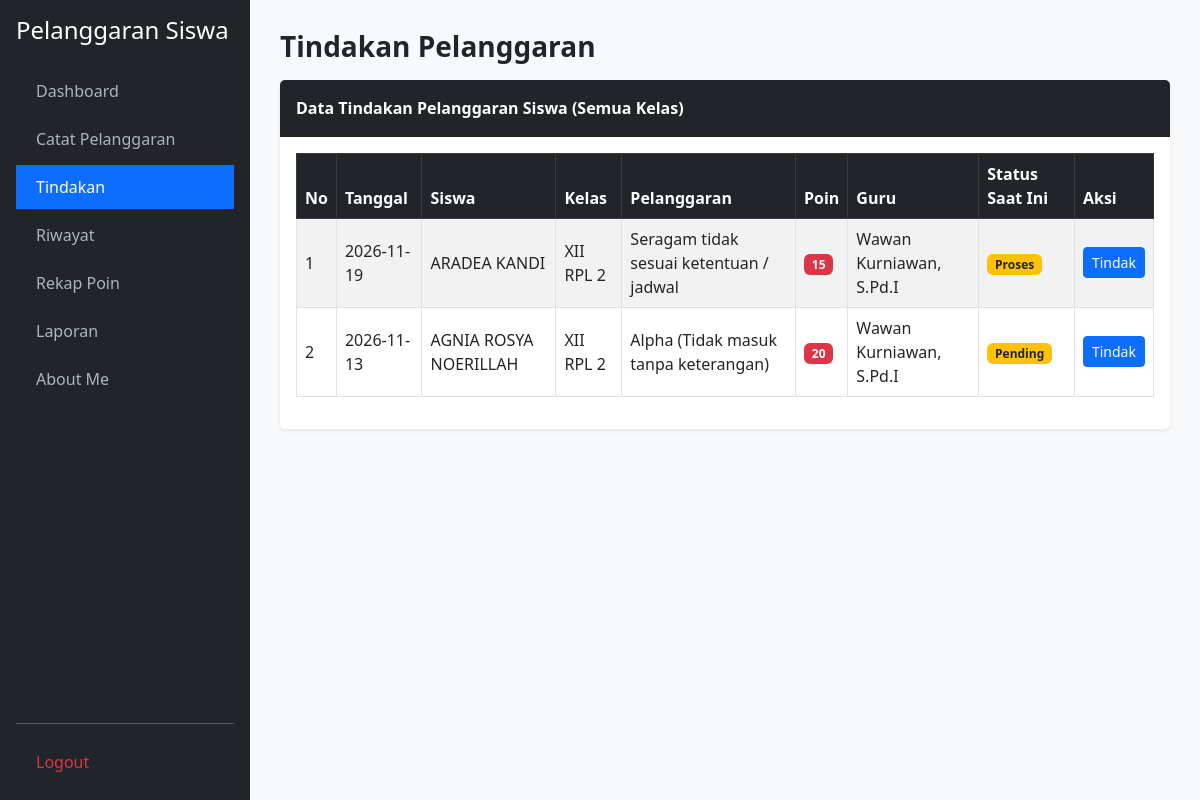
Before: /tindakan.php (signed in) with the older database file.
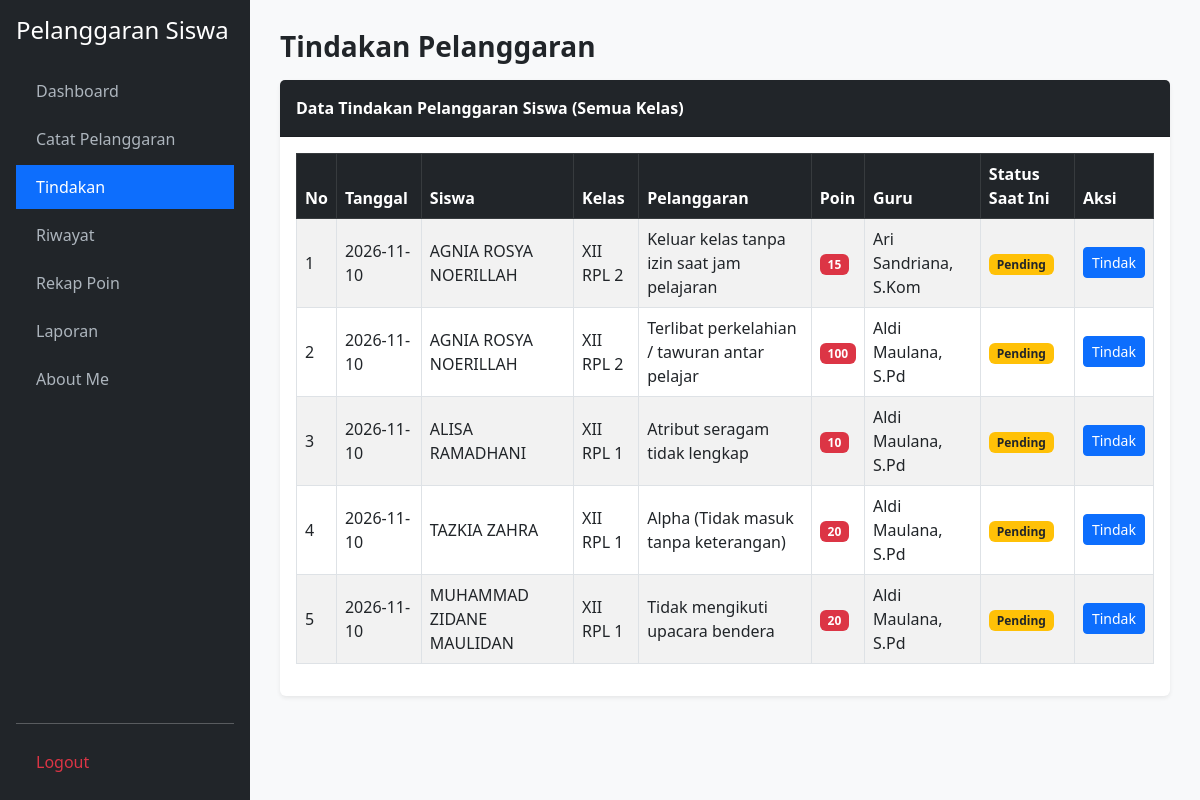
After: the same page with the newer database file.
### tables this page shows
CREATE TABLE `t_pelanggaran_siswa` (
  `id` int(11) NOT NULL,
  `tahun_ajaran_id` int(11) NOT NULL,
  `siswa_id` int(11) NOT NULL,
  `nama_siswa` varchar(150) DEFAULT NULL,
  `kelas_id` int(11) NOT NULL,
  `nama_kelas` varchar(100) DEFAULT NULL,
  `pelanggaran_id` int(11) NOT NULL,
  `nama_pelanggaran` varchar(150) DEFAULT NULL,
  `pelanggaran_kategori_id` int(11) NOT NULL,
  `guru_id` int(11) NOT NULL,
  `nama_guru` varchar(150) DEFAULT NULL,
  `tanggal` date NOT NULL,
  `keterangan` text DEFAULT NULL,
  `poin` int(11) DEFAULT NULL,
  `tindakan` text DEFAULT NULL,
  `status` varchar(30) DEFAULT NULL,
  `created_at` timestamp NULL DEFAULT NULL,
  `updated_at` timestamp NULL DEFAULT NULL
);

CREATE TABLE `t_siswa` (
  `id` int(11) NOT NULL,
  `nis` varchar(30) NOT NULL,
  `nisn` varchar(20) DEFAULT NULL,
  `nama` varchar(150) NOT NULL,
  `jenis_kelamin` char(1) DEFAULT NULL,
  `tanggal_lahir` date DEFAULT NULL,
  `alamat` text DEFAULT NULL,
  `status_aktif` tinyint(1) DEFAULT 1,
  `created_at` timestamp NULL DEFAULT NULL,
  `updated_at` timestamp NULL DEFAULT NULL
);

CREATE TABLE `t_kelas` (
  `id` int(11) NOT NULL,
  `nama` varchar(100) NOT NULL,
  `tingkat` varchar(20) DEFAULT NULL,
  `jurusan` varchar(100) DEFAULT NULL,
  `status_aktif` tinyint(1) DEFAULT 1,
  `created_at` timestamp NULL DEFAULT NULL,
  `updated_at` timestamp NULL DEFAULT NULL
);

CREATE TABLE `t_pelanggaran` (
  `id` int(11) NOT NULL,
  `pelanggaran_kategori_id` int(11) NOT NULL,
  `kode` varchar(30) NOT NULL,
  `nama` varchar(150) NOT NULL,
  `poin` int(11) DEFAULT NULL,
  `deskripsi` text DEFAULT NULL,
  `status_aktif` tinyint(1) DEFAULT 1,
  `created_at` timestamp NULL DEFAULT NULL,
  `updated_at` timestamp NULL DEFAULT NULL
);

CREATE TABLE `t_guru` (
  `id` int(11) NOT NULL,
  `nip` varchar(30) DEFAULT NULL,
  `nama` varchar(150) NOT NULL,
  `email` varchar(150) DEFAULT NULL,
  `status_aktif` tinyint(1) DEFAULT 1,
  `user_id` int(11) DEFAULT NULL,
  `created_at` timestamp NULL DEFAULT NULL,
  `updated_at` timestamp NULL DEFAULT NULL
);

### tindakan.php (the view, shortened to what this page needs)
<?php
require_once 'koneksi.php';
$sql = "SELECT ps.*, s.nama AS nama_siswa, k.nama AS nama_kelas, p.nama AS nama_pelanggaran, g.nama AS nama_guru
        FROM t_pelanggaran_siswa ps
        LEFT JOIN t_siswa s ON ps.siswa_id = s.id
        LEFT JOIN t_kelas k ON ps.kelas_id = k.id
        LEFT JOIN t_pelanggaran p ON ps.pelanggaran_id = p.id
        LEFT JOIN t_guru g ON ps.guru_id = g.id
        WHERE ps.status != 'Selesai'
        ORDER BY ps.tanggal DESC, ps.id DESC";
$data = mysqli_query($koneksi, $sql);
?>
<!DOCTYPE html>
<html lang="id">
<head>
    <link href="https://cdn.jsdelivr.net/npm/bootstrap@5.3.0/dist/css/bootstrap.min.css" rel="stylesheet">
    <link href="https://cdn.datatables.net/2.3.4/css/dataTables.bootstrap5.min.css" rel="stylesheet">
</head>
<body>
<div class="sidebar d-flex flex-column p-3">
    <h4 class="text-white mb-4">Pelanggaran Siswa</h4>
    <ul class="nav nav-pills flex-column mb-auto">
        <li class="nav-item mb-1"><a href="dashboard.php">Dashboard</a></li>
        <li class="nav-item mb-1"><a href="catat_pelanggaran.php">Catat Pelanggaran</a></li>
        <li class="nav-item mb-1"><a href="tindakan.php" class="active">Tindakan</a></li>
        <li class="nav-item mb-1"><a href="riwayat.php">Riwayat</a></li>
        <li class="nav-item mb-1"><a href="rekap_poin.php">Rekap Poin</a></li>
        <li class="nav-item mb-1"><a href="laporan.php">Laporan</a></li>
        <li class="nav-item mb-1"><a href="about_me.php">About Me</a></li>
    </ul>
    <hr>
    <a href="logout.php" class="text-danger">Logout</a>
</div>
<div class="main">
    <h3 class="fw-bold mb-3">Tindakan Pelanggaran</h3>
    <div class="card border-0 shadow-sm">
        <div class="card-header bg-dark text-white py-3 fw-semibold">
            Data Tindakan Pelanggaran Siswa (Semua Kelas)
        </div>
        <div class="card-body">
            <div class="table-responsive">
                <table id="tabelTindakan" class="table table-bordered table-striped align-middle w-100">
                    <thead class="table-dark">
                        <tr>
                            <th>No</th>
                            <th>Tanggal</th>
                            <th>Siswa</th>
                            <th>Kelas</th>
                            <th>Pelanggaran</th>
                            <th>Poin</th>
                            <th>Guru</th>
                            <th>Status Saat Ini</th>
                            <th>Aksi</th>
                        </tr>
                    </thead>
                    <tbody>
                        <?php $no = 1; while ($row = mysqli_fetch_assoc($data)): ?>
                        <tr>
                            <td><?= $no++; ?></td>
                            <td><?= htmlspecialchars($row['tanggal'] ?? ''); ?></td>
                            <td><?= htmlspecialchars($row['nama_siswa'] ?? '-'); ?></td>
                            <td><?= htmlspecialchars($row['nama_kelas'] ?? '-'); ?></td>
                            <td><?= htmlspecialchars($row['nama_pelanggaran'] ?? '-'); ?></td>
                            <td><span class="badge bg-danger"><?= (int)($row['poin'] ?? 0); ?></span></td>
                            <td><?= htmlspecialchars($row['nama_guru'] ?? '-'); ?></td>
                            <td>
                                <span class="badge bg-<?= ($row['status'] === 'Selesai') ? 'success' : 'warning text-dark'; ?>">
                                    <?= htmlspecialchars($row['status'] ?? 'Proses'); ?>
                                </span>
                            </td>
                            <td>
                                <button type="button" class="btn btn-sm btn-primary" data-bs-toggle="modal" data-bs-target="#modalTindak<?= $row['id']; ?>">
                                    Tindak
                                </button>
                            </td>
                        </tr>
                        <?php endwhile; ?>
                    </tbody>
                </table>
            </div>
        </div>
    </div>
</div>
</body>
</html>

Changed rows visible on the page:
no longer on this page (row edited): t_pelanggaran_siswa: tanggal "2026-11-19", siswa.nama "ARADEA KANDI", kelas.nama "XII RPL 2", pelanggaran.nama "Seragam tidak sesuai ketentuan / jadwal", poin "15", guru.nama "Wawan Kurniawan, S.Pd.I", status "Proses"
no longer on this page (row edited): t_pelanggaran_siswa: tanggal "2026-11-13", siswa.nama "AGNIA ROSYA NOERILLAH", kelas.nama "XII RPL 2", pelanggaran.nama "Alpha (Tidak masuk tanpa keterangan)", poin "20", guru.nama "Wawan Kurniawan, S.Pd.I", status "Pending"
added t_pelanggaran_siswa: tanggal "2026-11-10", siswa.nama "AGNIA ROSYA NOERILLAH", kelas.nama "XII RPL 2", pelanggaran.nama "Keluar kelas tanpa izin saat jam pelajaran", poin "15", guru.nama "Ari Sandriana, S.Kom", status "Pending"
added t_pelanggaran_siswa: tanggal "2026-11-10", siswa.nama "AGNIA ROSYA NOERILLAH", kelas.nama "XII RPL 2", pelanggaran.nama "Terlibat perkelahian / tawuran antar pelajar", poin "100", guru.nama "Aldi Maulana, S.Pd", status "Pending"
added t_pelanggaran_siswa: tanggal "2026-11-10", siswa.nama "ALISA RAMADHANI", kelas.nama "XII RPL 1", pelanggaran.nama "Atribut seragam tidak lengkap", poin "10", guru.nama "Aldi Maulana, S.Pd", status "Pending"
added t_pelanggaran_siswa: tanggal "2026-11-10", siswa.nama "TAZKIA ZAHRA", kelas.nama "XII RPL 1", pelanggaran.nama "Alpha (Tidak masuk tanpa keterangan)", poin "20", guru.nama "Aldi Maulana, S.Pd", status "Pending"
added t_pelanggaran_siswa: tanggal "2026-11-10", siswa.nama "MUHAMMAD ZIDANE MAULIDAN", kelas.nama "XII RPL 1", pelanggaran.nama "Tidak mengikuti upacara bendera", poin "20", guru.nama "Aldi Maulana, S.Pd", status "Pending"
